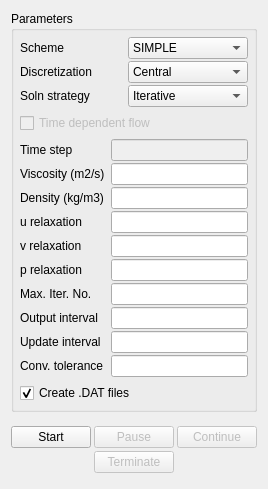
       <widget class="QWidget" name="tab_3">
        <attribute name="title">
         <string>Solve</string>
        </attribute>
        <layout class="QVBoxLayout" name="verticalLayout_8">
         <item>
          <widget class="QGroupBox" name="groupBox_5">
           <property name="title">
            <string>Parameters</string>
           </property>
           <layout class="QVBoxLayout" name="verticalLayout_9">
            <property name="margin">
             <number>6</number>
            </property>
            <item>
             <layout class="QGridLayout" name="gridLayout_14">
              <property name="spacing">
               <number>2</number>
              </property>
              <item row="0" column="0">
               <widget class="QLabel" name="label_124">
                <property name="text">
                 <string>Scheme</string>
                </property>
               </widget>
              </item>
              <item row="0" column="1">
               <widget class="QComboBox" name="schemeCombo">
                <property name="enabled">
                 <bool>true</bool>
                </property>
                <item>
                 <property name="text">
                  <string>SIMPLE</string>
                 </property>
                </item>
                <item>
                 <property name="text">
                  <string>SIMPLEC</string>
                 </property>
                </item>
                <item>
                 <property name="text">
                  <string>SIMPLER</string>
                 </property>
                </item>
               </widget>
              </item>
              <item row="1" column="0">
               <widget class="QLabel" name="label_125">
                <property name="text">
                 <string>Discretization</string>
                </property>
               </widget>
              </item>
              <item row="1" column="1">
               <widget class="QComboBox" name="discretizationCombo">
                <item>
                 <property name="text">
                  <string>Central</string>
                 </property>
                </item>
                <item>
                 <property name="text">
                  <string>1st order upwind</string>
                 </property>
                </item>
                <item>
                 <property name="text">
                  <string>Hybrid</string>
                 </property>
                </item>
                <item>
                 <property name="text">
                  <string>Power law</string>
                 </property>
                </item>
               </widget>
              </item>
              <item row="2" column="0">
               <widget class="QLabel" name="label_126">
                <property name="text">
                 <string>Soln strategy</string>
                </property>
               </widget>
              </item>
              <item row="2" column="1">
               <widget class="QComboBox" name="strategyCombo">
                <item>
                 <property name="text">
                  <string>Iterative</string>
                 </property>
                </item>
                <item>
                 <property name="text">
                  <string>Time Marching</string>
                 </property>
                </item>
               </widget>
              </item>
             </layout>
            </item>
            <item>
             <widget class="QCheckBox" name="timeDependentCheck">
              <property name="enabled">
               <bool>false</bool>
              </property>
              <property name="text">
               <string>Time dependent flow</string>
              </property>
             </widget>
            </item>
            <item>
             <layout class="QGridLayout" name="gridLayout_15">
              <property name="horizontalSpacing">
               <number>6</number>
              </property>
              <property name="verticalSpacing">
               <number>2</number>
              </property>
              <item row="0" column="0">
               <widget class="QLabel" name="label_127">
                <property name="text">
                 <string>Time step</string>
                </property>
               </widget>
              </item>
              <item row="0" column="1">
               <widget class="QLineEdit" name="timeStepEdit">
                <property name="enabled">
                 <bool>false</bool>
                </property>
               </widget>
              </item>
              <item row="1" column="0">
               <widget class="QLabel" name="label_128">
                <property name="text">
                 <string>Viscosity (m2/s)</string>
                </property>
               </widget>
              </item>
              <item row="1" column="1">
               <widget class="QLineEdit" name="kinvisEdit">
                <property name="inputMask">
                 <string/>
                </property>
                <property name="text">
                 <string/>
                </property>
               </widget>
              </item>
              <item row="2" column="0">
               <widget class="QLabel" name="label_129">
                <property name="text">
                 <string>Density (kg/m3)</string>
                </property>
               </widget>
              </item>
              <item row="2" column="1">
               <widget class="QLineEdit" name="densityEdit">
                <property name="text">
                 <string/>
                </property>
               </widget>
              </item>
              <item row="3" column="0">
               <widget class="QLabel" name="label_130">
                <property name="text">
                 <string>u relaxation</string>
                </property>
               </widget>
              </item>
              <item row="3" column="1">
               <widget class="QLineEdit" name="uRelaxationEdit">
                <property name="text">
                 <string/>
                </property>
               </widget>
              </item>
              <item row="4" column="0">
               <widget class="QLabel" name="label_131">
                <property name="text">
                 <string>v relaxation</string>
                </property>
               </widget>
              </item>
              <item row="4" column="1">
               <widget class="QLineEdit" name="vRelaxationEdit">
                <property name="text">
                 <string/>
                </property>
               </widget>
              </item>
              <item row="5" column="0">
               <widget class="QLabel" name="label_132">
                <property name="text">
                 <string>p relaxation</string>
                </property>
               </widget>
              </item>
              <item row="5" column="1">
               <widget class="QLineEdit" name="pRelaxationEdit">
                <property name="text">
                 <string/>
                </property>
               </widget>
              </item>
              <item row="6" column="0">
               <widget class="QLabel" name="label_134">
                <property name="text">
                 <string>Max. Iter. No.</string>
                </property>
               </widget>
              </item>
              <item row="6" column="1">
               <widget class="QLineEdit" name="maxOuterIterEdit">
                <property name="inputMask">
                 <string/>
                </property>
                <property name="text">
                 <string/>
                </property>
               </widget>
              </item>
              <item row="7" column="0">
               <widget class="QLabel" name="label_135">
                <property name="text">
                 <string>Output interval</string>
                </property>
               </widget>
              </item>
              <item row="7" column="1">
               <widget class="QLineEdit" name="outputIntervalEdit">
                <property name="toolTip">
                 <string>OUt and DAT files will be created at every ...... iterations.</string>
                </property>
                <property name="text">
                 <string/>
                </property>
               </widget>
              </item>
              <item row="8" column="0">
               <widget class="QLabel" name="label_136">
                <property name="text">
                 <string>Update interval</string>
                </property>
               </widget>
              </item>
              <item row="8" column="1">
               <widget class="QLineEdit" name="plotUpdateIntervalEdit">
                <property name="toolTip">
                 <string>Convergence and control point plots will be updated at every ...... iterations.</string>
                </property>
               </widget>
              </item>
              <item row="9" column="0">
               <widget class="QLabel" name="label_137">
                <property name="text">
                 <string>Conv. tolerance</string>
                </property>
               </widget>
              </item>
              <item row="9" column="1">
               <widget class="QLineEdit" name="outerToleranceEdit">
                <property name="toolTip">
                 <string>Mass residual will be checked against this value.</string>
                </property>
                <property name="text">
                 <string/>
                </property>
               </widget>
              </item>
             </layout>
            </item>
            <item>
             <layout class="QHBoxLayout" name="horizontalLayout_3">
              <item>
               <widget class="QCheckBox" name="DATfileCheck">
                <property name="enabled">
                 <bool>true</bool>
                </property>
                <property name="text">
                 <string>Create .DAT files</string>
                </property>
                <property name="checked">
                 <bool>true</bool>
                </property>
               </widget>
              </item>
              <item>
               <spacer>
                <property name="orientation">
                 <enum>Qt::Horizontal</enum>
                </property>
                <property name="sizeHint" stdset="0">
                 <size>
                  <width>108</width>
                  <height>16</height>
                 </size>
                </property>
               </spacer>
              </item>
             </layout>
            </item>
           </layout>
          </widget>
         </item>
         <item>
          <spacer name="verticalSpacer">
           <property name="orientation">
            <enum>Qt::Vertical</enum>
           </property>
           <property name="sizeType">
            <enum>QSizePolicy::Fixed</enum>
           </property>
           <property name="sizeHint" stdset="0">
            <size>
             <width>20</width>
             <height>8</height>
            </size>
           </property>
          </spacer>
         </item>
         <item>
          <layout class="QGridLayout" name="gridLayout_3">
           <property name="spacing">
            <number>3</number>
           </property>
           <item row="0" column="0">
            <widget class="QPushButton" name="startButton">
             <property name="text">
              <string>Start</string>
             </property>
            </widget>
           </item>
           <item row="0" column="1">
            <widget class="QPushButton" name="pauseButton">
             <property name="enabled">
              <bool>false</bool>
             </property>
             <property name="text">
              <string>Pause</string>
             </property>
            </widget>
           </item>
           <item row="0" column="2">
            <widget class="QPushButton" name="continueButton">
             <property name="enabled">
              <bool>false</bool>
             </property>
             <property name="text">
              <string>Continue</string>
             </property>
            </widget>
           </item>
           <item row="1" column="1">
            <widget class="QPushButton" name="terminateButton">
             <property name="enabled">
              <bool>false</bool>
             </property>
             <property name="text">
              <string>Terminate</string>
             </property>
            </widget>
           </item>
          </layout>
         </item>
         <item>
          <spacer name="verticalSpacer_18">
           <property name="orientation">
            <enum>Qt::Vertical</enum>
           </property>
           <property name="sizeHint" stdset="0">
            <size>
             <width>20</width>
             <height>5</height>
            </size>
           </property>
          </spacer>
         </item>
        </layout>
       </widget>
